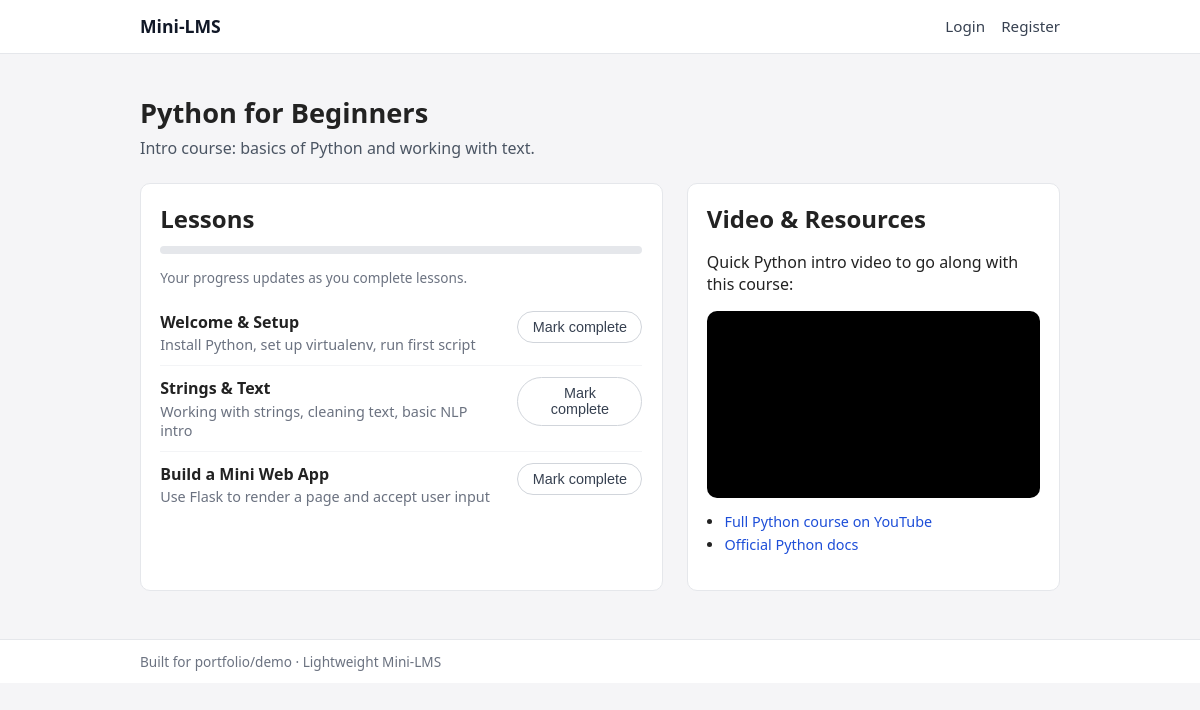
The page /course/1 on the database its author committed.
### app.py (models this page shows)
class Course(db.Model):
    id = db.Column(db.Integer, primary_key=True)
    title = db.Column(db.String(200), nullable=False)
    description = db.Column(db.Text, nullable=True)

class Lesson(db.Model):
    id = db.Column(db.Integer, primary_key=True)
    course_id = db.Column(db.Integer, db.ForeignKey("course.id"), nullable=False)
    title = db.Column(db.String(200), nullable=False)
    content = db.Column(db.Text, nullable=True)

### app.py (the view)
@app.route("/course/<int:course_id>")
def course(course_id):
    user = current_user()
    course = Course.query.get_or_404(course_id)
    lessons = Lesson.query.filter_by(course_id=course_id).all()
    completed_lesson_ids = []
    if user:
        completed_lesson_ids = [p.lesson_id for p in Progress.query.filter_by(user_id=user.id).all()]
    return render_template("course.html", user=user, course=course, lessons=lessons, completed_ids=completed_lesson_ids)

### app.py (called while the page is built)
def current_user():
    uid = session.get("user_id")
    if not uid:
        return None
    return User.query.get(uid)

### templates/course.html (shortened to what this page needs)
{% extends "base.html" %}
{% block content %}
<section class="page-header">
    <h1>{{ course.title }}</h1>
    <p>{{ course.description }}</p>
</section>
<section class="course-layout">
    <div class="course-main">
        <h2>Lessons</h2>
        <div class="progress-bar">
        </div>
        <p id="course-progress-text" class="progress-text">Your progress updates as you complete lessons.</p>
        <ul class="lesson-list">
            {% for lesson in lessons %}
                {% set done = lesson.id in completed_ids %}
                <li class="lesson-item">
                    <div class="lesson-info">
                        <h3>{{ lesson.title }}</h3>
                        <p>{{ lesson.content }}</p>
                    </div>
                    <button
                        class="btn-outline complete-btn {% if done %}completed{% endif %}"
                        data-lesson-id="{{ lesson.id }}"
                    >
                        {% if done %}Completed ✓{% else %}Mark complete{% endif %}
                    </button>
                </li>
            {% endfor %}
        </ul>
    </div>
    <aside class="course-side">
        <h2>Video & Resources</h2>
        {% if course.id == 1 %}
            <p>Quick Python intro video to go along with this course:</p>
            <div class="video-wrapper">
                <iframe
                    src="https://www.youtube.com/embed/_uQrJ0TkZlc"
                    title="Python Full Course"
                    frameborder="0"
                    allowfullscreen
                ></iframe>
            </div>
            <ul class="resource-links">
                <li><a href="https://www.youtube.com/watch?v=_uQrJ0TkZlc" target="_blank">Full Python course on YouTube</a></li>
                <li><a href="https://docs.python.org/3/tutorial/" target="_blank">Official Python docs</a></li>
            </ul>
        {% else %}
            <p>More videos and resources coming soon.</p>
        {% endif %}
    </aside>
</section>
{% endblock %}

### App/static/styles.css (style rules this page uses)
*, *::before, *::after { box-sizing: border-box; }
body { margin: 0; font-family: system-ui, -apple-system, BlinkMacSystemFont, "Segoe UI", sans-serif; background: #f5f5f7; color: #222; }
a { color: #1d4ed8; text-decoration: none; }
.page-header h1, .hero h1 { margin: 0 0 0.4rem; font-size: 1.7rem; }
.page-header p, .hero p { margin: 0; color: #4b5563; }
.btn-primary, .btn-outline { display: inline-flex; align-items: center; justify-content: center; padding: 0.45rem 0.9rem; border-radius: 999px; font-size: 0.9rem; cursor: pointer; border: none; outline: none; text-decoration: none; }
.btn-outline { border: 1px solid #d1d5db; background: #ffffff; color: #374151; }
.course-layout { display: grid; grid-template-columns: minmax(0, 2.1fr) minmax(0, 1.5fr); gap: 1.5rem; margin-top: 1.5rem; }
.course-main, .course-side { background: #ffffff; border-radius: 10px; padding: 1.1rem 1.2rem 1.3rem; border: 1px solid #e5e7eb; }
.course-main h2, .course-side h2 { margin-top: 0; margin-bottom: 0.7rem; }
.progress-bar { width: 100%; height: 8px; border-radius: 999px; background: #e5e7eb; overflow: hidden; margin-bottom: 0.4rem; }
.progress-text { font-size: 0.85rem; color: #6b7280; margin-bottom: 0.8rem; }
.lesson-list { list-style: none; padding: 0; margin: 0; }
.lesson-item { display: flex; justify-content: space-between; align-items: flex-start; gap: 0.9rem; padding: 0.7rem 0; border-bottom: 1px solid #f3f4f6; }
.lesson-item:last-child { border-bottom: none; }
.lesson-info h3 { margin: 0 0 0.15rem; font-size: 1rem; }
.lesson-info p { margin: 0; font-size: 0.9rem; color: #6b7280; }
.video-wrapper { position: relative; padding-bottom: 56.25%; height: 0; overflow: hidden; border-radius: 10px; background: #000; margin-bottom: 0.75rem; }
.video-wrapper iframe { position: absolute; inset: 0; width: 100%; height: 100%; }
.resource-links { padding-left: 1.1rem; font-size: 0.9rem; }
.resource-links li { margin-bottom: 0.25rem; }

### rows shown on the page
Course: title "Python for Beginners", description "Intro course: basics of Python and working with text."
Lesson: title "Welcome & Setup", content "Install Python, set up virtualenv, run first script"
Lesson: title "Strings & Text", content "Working with strings, cleaning text, basic NLP intro"
Lesson: title "Build a Mini Web App", content "Use Flask to render a page and accept user input"
